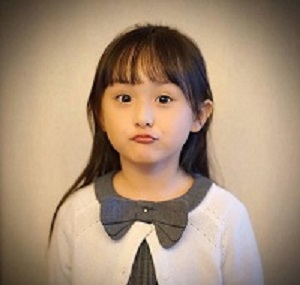
//> input picture Opencv_task/girl.jpg, 300 x 285 px
$ ./016ROI操作   (built with g++ and OpenCV 4)
//> lines starting //> are read from the running program, lines starting //| are printed output that depends on the picture; after the words box and inside, x2 and y2 are one past the last pixel; in counts of white or black regions, pixels touching at a corner belong together
#include<opencv2/opencv.hpp>
#include<iostream>

using namespace cv;
using namespace std;

int main(int argc, char** argv) {
	Mat src = imread("girl.jpg");
//> src is the input picture: 285 rows x 300 cols, CV_8UC3; mean B, G, R 119.4, 143.4, 168
	namedWindow("input", WINDOW_AUTOSIZE);
	imshow("input", src);
	int h = src.rows;
//> h = 285
	int w = src.cols;
//> w = 300

	// 获取ROI
	int cy = h / 2;
//> cy = 142
	int cx = w / 2;
//> cx = 150
	Rect rect(cx - 100, cy - 100, 200, 200);
//> rect = Rect(50, 42, 200, 200)
	Mat roi = src(rect);
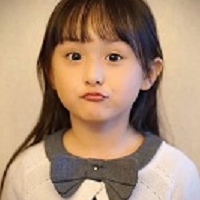
//> roi: 200 rows x 200 cols, CV_8UC3; mean B, G, R 118.2, 143.3, 172.7
	imshow("roi", roi);

	Mat image = roi.clone();
	// modify ROI
	roi.setTo(Scalar(255, 0, 0));
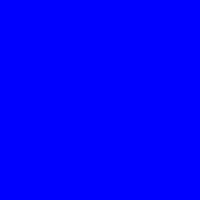
//> roi: 200 rows x 200 cols, CV_8UC3; mean B, G, R 255, 0, 0
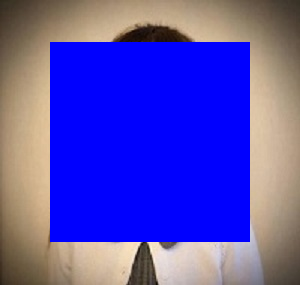
//> src: 285 rows x 300 cols, CV_8UC3; mean B, G, R 183.4, 76.4, 87.2
	imshow("result", src);

	// modify copy roi
	image.setTo(Scalar(0, 0, 255));
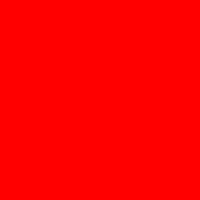
//> image: 200 rows x 200 cols, CV_8UC3; mean B, G, R 0, 0, 255
	imshow("result", src);
	imshow("copy roi", image);

	// example with ROI - generate mask
	Mat src2 = imread("lady.jpg");
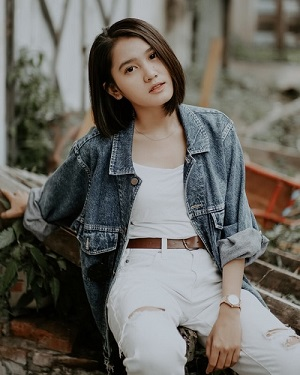
//> input picture Opencv_task/lady.jpg, 300 x 375 px
//> src2 is the input picture: 375 rows x 300 cols, CV_8UC3; mean B, G, R 97.1, 103, 105.5
	imshow("src2", src2);
	Mat hsv, mask;
	cvtColor(src2, hsv, COLOR_BGR2HSV);
//> hsv: 375 rows x 300 cols, CV_8UC3; mean H, S, V 53.3, 69.3, 110.6
	inRange(hsv, Scalar(35, 43, 46), Scalar(99, 255, 255), mask);
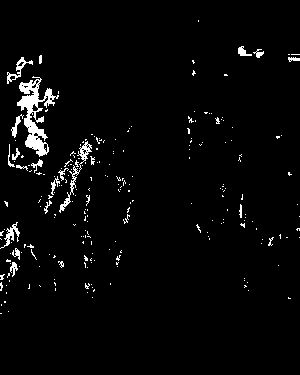
//> mask: 375 rows x 300 cols, CV_8UC1; 3% white; 233 white regions (209 under 20 px), largest, box (x1, y1, x2, y2) and area: (17, 76, 59, 157) 1195, (59, 141, 92, 213) 307, (7, 57, 33, 84) 163
	imshow("mask", mask);

	// extract person ROI
	Mat person;
	bitwise_not(mask, mask);
	bitwise_and(src2, src2, person, mask);
	imshow("person", person);

	// generate background
	//Mat& setTo(InputArray value, InputArray mask = noArray())
	//将mask不为0的点变为value
	Mat result = Mat::zeros(src2.size(), src2.type());
	result.setTo(Scalar(255, 0, 0));

	// combine background + person
	Mat dst;
	bitwise_not(mask, mask);
	bitwise_or(person, result, dst, mask);
	add(dst, person, dst);
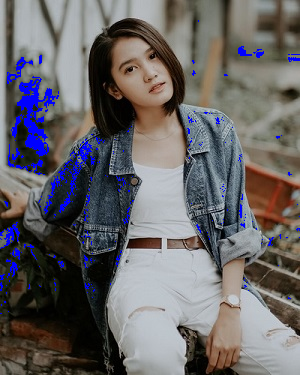
//> dst: 375 rows x 300 cols, CV_8UC3; mean B, G, R 103, 100.8, 103.6

	imshow("dst", dst);
	waitKey(0);
	return 0;
}
